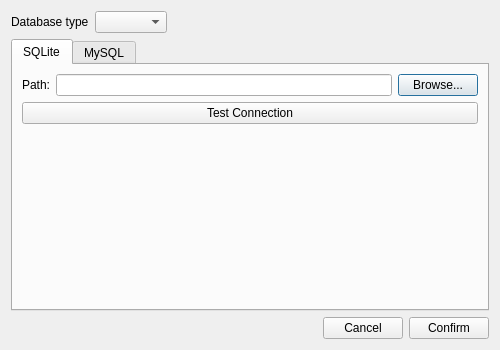
<?xml version="1.0" encoding="UTF-8"?>
<ui version="4.0">
 <class>DBConnectForm</class>
 <widget class="QDialog" name="DBConnectForm">
  <property name="geometry">
   <rect>
    <x>0</x>
    <y>0</y>
    <width>500</width>
    <height>350</height>
   </rect>
  </property>
  <property name="minimumSize">
   <size>
    <width>500</width>
    <height>300</height>
   </size>
  </property>
  <property name="windowTitle">
   <string>Database Settings</string>
  </property>
  <layout class="QVBoxLayout" name="verticalLayout">
   <!-- Type selection row -->
   <item>
    <layout class="QHBoxLayout" name="typeLayout">
     <item>
      <widget class="QLabel" name="typeLabel">
       <property name="text">
        <string>Database type</string>
       </property>
      </widget>
     </item>
     <item>
      <widget class="QComboBox" name="typeComboBox"/>
     </item>
     <item>
      <spacer name="typeSpacer">
       <property name="orientation">
        <enum>Qt::Horizontal</enum>
       </property>
       <property name="sizeHint" stdset="0">
        <size>
         <width>40</width>
         <height>20</height>
        </size>
       </property>
      </spacer>
     </item>
    </layout>
   </item>
   <!-- Tab widget -->
   <item>
    <widget class="QTabWidget" name="tabWidget">
     <property name="currentIndex">
      <number>0</number>
     </property>
     <!-- SQLite tab -->
     <widget class="QWidget" name="sqliteTab">
      <attribute name="title">
       <string>SQLite</string>
      </attribute>
      <layout class="QVBoxLayout" name="sqliteLayout">
       <item>
        <layout class="QHBoxLayout" name="sqlitePathRow">
         <item>
          <widget class="QLabel" name="filePathLabel">
           <property name="text">
            <string>Path:</string>
           </property>
          </widget>
         </item>
         <item>
          <widget class="QLineEdit" name="connectionStringTextBox"/>
         </item>
         <item>
          <widget class="QPushButton" name="pathChooseButton">
           <property name="text">
            <string>Browse...</string>
           </property>
          </widget>
         </item>
        </layout>
       </item>
       <item>
        <widget class="QPushButton" name="testConnectionButton">
         <property name="text">
          <string>Test Connection</string>
         </property>
        </widget>
       </item>
       <item>
        <spacer name="sqliteSpacer">
         <property name="orientation">
          <enum>Qt::Vertical</enum>
         </property>
         <property name="sizeHint" stdset="0">
          <size>
           <width>20</width>
           <height>40</height>
          </size>
         </property>
        </spacer>
       </item>
      </layout>
     </widget>
     <!-- MySQL tab (placeholder) -->
     <widget class="QWidget" name="mysqlTab">
      <attribute name="title">
       <string>MySQL</string>
      </attribute>
      <layout class="QVBoxLayout" name="mysqlLayout">
       <item>
        <widget class="QLabel" name="mysqlPlaceholderLabel">
         <property name="text">
          <string>Not done yet.</string>
         </property>
        </widget>
       </item>
       <item>
        <spacer name="mysqlSpacer">
         <property name="orientation">
          <enum>Qt::Vertical</enum>
         </property>
         <property name="sizeHint" stdset="0">
          <size>
           <width>20</width>
           <height>40</height>
          </size>
         </property>
        </spacer>
       </item>
      </layout>
     </widget>
    </widget>
   </item>
   <!-- Bottom buttons -->
   <item>
    <layout class="QHBoxLayout" name="bottomButtons">
     <item>
      <spacer name="bottomSpacer">
       <property name="orientation">
        <enum>Qt::Horizontal</enum>
       </property>
       <property name="sizeHint" stdset="0">
        <size>
         <width>40</width>
         <height>20</height>
        </size>
       </property>
      </spacer>
     </item>
     <item>
      <widget class="QPushButton" name="cancelButton">
       <property name="text">
        <string>Cancel</string>
       </property>
      </widget>
     </item>
     <item>
      <widget class="QPushButton" name="confirmButton">
       <property name="text">
        <string>Confirm</string>
       </property>
      </widget>
     </item>
    </layout>
   </item>
  </layout>
 </widget>
 <resources/>
 <connections/>
</ui>
